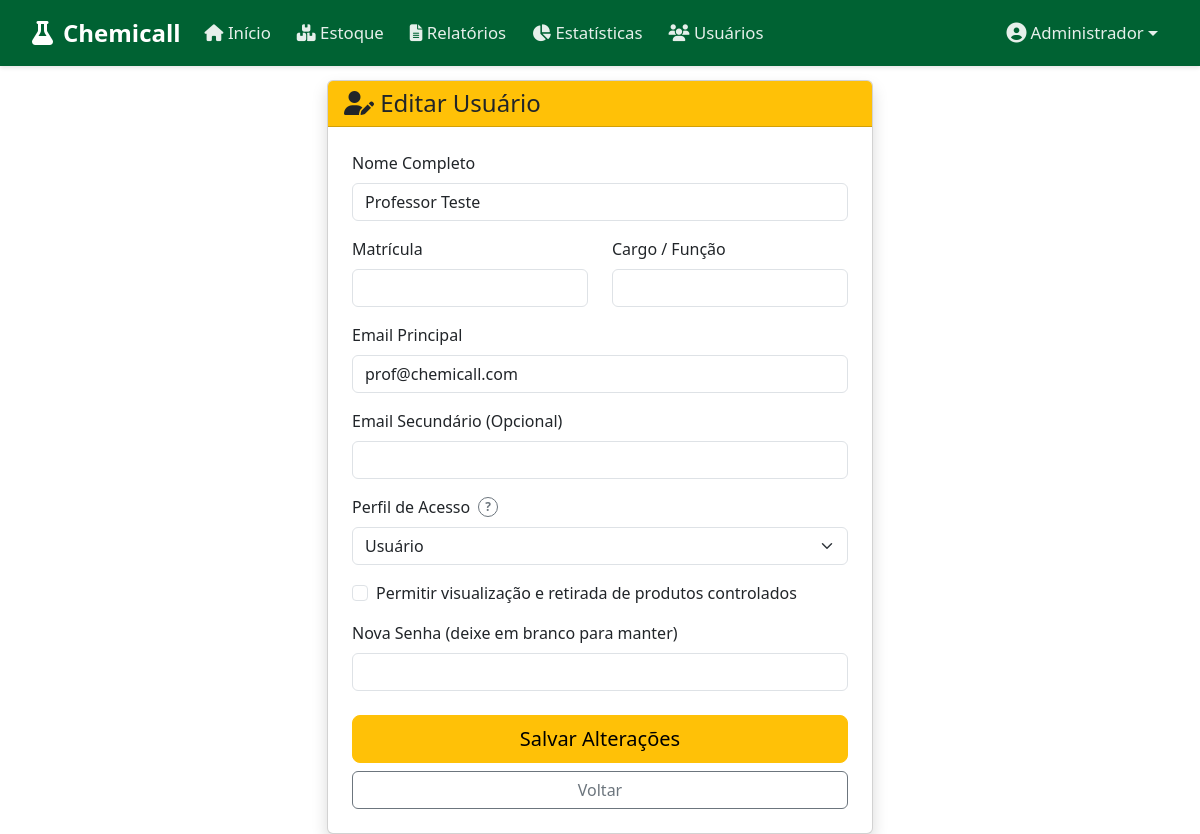
Screenshot of /src/telas/usuarios/editar.php?id=2 (signed in) with the database file from the repository.
### tables this page shows
CREATE TABLE funcionario (
    cod_funcionario INT AUTO_INCREMENT PRIMARY KEY,
    senha VARCHAR(255) NOT NULL,
    nome VARCHAR(100) NOT NULL,
    matricula VARCHAR(50) NULL,
    email VARCHAR(255) NOT NULL UNIQUE,
    email_secundario VARCHAR(255) NULL,
    tipo VARCHAR(20) DEFAULT 'user',
    status VARCHAR(20) NOT NULL DEFAULT 'ativo',
    cargo VARCHAR(100) NULL,
    acesso_controlados TINYINT(1) NOT NULL DEFAULT 0
);

### src/controllers/FuncionarioController.php (called while the page is built, shortened)
<?php
class FuncionarioController {
    private $conn;
    public function __construct($db) {
        $this->conn = $db;
    }
    public function buscarPorId($id) {
        try {
            $stmt = $this->conn->prepare("SELECT * FROM funcionario WHERE cod_funcionario = :id");
            $stmt->execute([':id' => $id]);
            return $stmt->fetch(PDO::FETCH_ASSOC);
        } catch (PDOException $e) {
            return false;
        }
    }
}
?>

### src/telas/usuarios/editar.php (the view, shortened to what this page needs)
<?php
require_once __DIR__ . '/../../controllers/AuthController.php';
require_once __DIR__ . '/../../controllers/FuncionarioController.php';
require_once __DIR__ . '/../../db/db_connection.php';
$controller = new FuncionarioController($conn);
$id = $_GET['id'] ?? null;
$usuario = null;
if ($id) {
    $usuario = $controller->buscarPorId($id);
} else {
    header('Location: index.php');
    exit();
}
?>
<!DOCTYPE html>
<html lang="pt-br">
<head>
    <link href="https://cdn.jsdelivr.net/npm/bootstrap@5.3.3/dist/css/bootstrap.min.css" rel="stylesheet">
    <link rel="stylesheet" href="https://cdnjs.cloudflare.com/ajax/libs/font-awesome/6.5.2/css/all.min.css">
</head>
<body>
    <?php include '../../componentes/header.php'; ?>
    <div class="container mt-5">
        <div class="row justify-content-center">
            <div class="col-md-8 col-lg-6">
                <div class="card shadow">
                    <div class="card-header bg-warning text-dark">
                        <h4 class="mb-0"><i class="fas fa-user-edit"></i> Editar Usuário</h4>
                    </div>
                    <div class="card-body p-4">
                        <form method="POST">
                            <div class="mb-3">
                                <label for="nome" class="form-label">Nome Completo</label>
                                <input type="text" class="form-control" id="nome" name="nome" required value="<?php echo htmlspecialchars($usuario['nome']); ?>">
                            </div>
                            <div class="row">
                                <div class="col-md-6 mb-3">
                                    <label for="matricula" class="form-label">Matrícula</label>
                                    <input type="text" class="form-control" id="matricula" name="matricula" required value="<?php echo htmlspecialchars($usuario['matricula'] ?? ''); ?>">
                                </div>
                                <div class="col-md-6 mb-3">
                                    <label for="cargo" class="form-label">Cargo / Função</label>
                                    <input type="text" class="form-control" id="cargo" name="cargo" required value="<?php echo htmlspecialchars($usuario['cargo'] ?? ''); ?>">
                                </div>
                            </div>
                            <div class="mb-3">
                                <label for="email" class="form-label">Email Principal</label>
                                <input type="email" class="form-control" id="email" name="email" required value="<?php echo htmlspecialchars($usuario['email']); ?>">
                            </div>
                            <div class="mb-3">
                                <label for="email_secundario" class="form-label">Email Secundário (Opcional)</label>
                                <input type="email" class="form-control" id="email_secundario" name="email_secundario" value="<?php echo htmlspecialchars($usuario['email_secundario'] ?? ''); ?>">
                            </div>
                            <div class="mb-3">
                                <label for="tipo" class="form-label d-flex align-items-center">
                                    Perfil de Acesso
                                    <button type="button" class="btn btn-sm btn-outline-secondary rounded-circle ms-2" data-bs-toggle="popover" data-bs-placement="right" data-bs-html="true" data-bs-title="Níveis de Permissão" data-bs-content="<strong>Administrador:</strong> Acesso total ao sistema, gerenciar usuários, gerenciar estoque e emitir relatórios.<br><br><strong>Gestor:</strong> Permissão para modificar o estoque (criar, editar, excluir produtos) e emitir relatórios.<br><br><strong>Usuário:</strong> Apenas visualizar o estoque e realizar retiradas (acesso a produtos controlados é opcional)." style="width: 20px; height: 20px; padding: 0; font-size: 0.75rem; line-height: 1; display: inline-flex; align-items: center; justify-content: center; font-weight: bold;">?</button>
                                </label>
                                <select class="form-select" id="tipo" name="tipo" required>
                                    <option value="user" <?php echo ($usuario['tipo'] === 'user' || $usuario['tipo'] === 'docente') ? 'selected' : ''; ?>>Usuário</option>
                                </select>
                            </div>
                            <div class="mb-3 form-check" id="div_controlados">
                                <input type="checkbox" class="form-check-input" id="acesso_controlados" name="acesso_controlados" value="1" <?php echo (isset($usuario['acesso_controlados']) && $usuario['acesso_controlados'] == 1) ? 'checked' : ''; ?>>
                                <label class="form-check-label" for="acesso_controlados">Permitir visualização e retirada de produtos controlados</label>
                            </div>
                            <div class="mb-4">
                                <label for="senha" class="form-label">Nova Senha (deixe em branco para manter)</label>
                                <input type="password" class="form-control" id="senha" name="senha">
                            </div>
                            <div class="d-grid gap-2">
                                <button type="submit" class="btn btn-warning btn-lg">Salvar Alterações</button>
                                <a href="index.php" class="btn btn-outline-secondary">Voltar</a>
                            </div>
                        </form>
                    </div>
                </div>
            </div>
        </div>
    </div>
</body>
</html>

### src/componentes/header.php (shortened to what this page needs)
<?php
require_once __DIR__ . '/../db/db_connection.php';
require_once __DIR__ . '/../controllers/FuncionarioController.php';
$userType = $_SESSION['user_type'] ?? 'docente';
$userId = $_SESSION['user_id'] ?? null;
$usuarioLogado = null;
if ($userId) {
    $funcionarioCtrl = new FuncionarioController($conn);
    $usuarioLogado = $funcionarioCtrl->buscarPorId($userId);
}
?>
<nav class="navbar navbar-expand-lg fixed-top">
    <div class="container-fluid">
        <a class="navbar-brand" href="../dashboard/index.php">
            <i class="fas fa-flask"></i> Chemicall
        </a>
        <div class="collapse navbar-collapse" id="navbarNav">
            <ul class="navbar-nav me-auto">
                <li class="nav-item">
                    <a class="nav-link" href="../dashboard/index.php">
                        <i class="fas fa-home"></i> Início
                    </a>
                </li>
                <li class="nav-item">
                    <a class="nav-link" href="../reagentes/index.php">
                        <i class="fas fa-boxes"></i> Estoque
                    </a>
                </li>
                <?php if ($userType === 'admin' || $userType === 'gestor'): ?>
                <li class="nav-item">
                    <a class="nav-link" href="../relatorio/relatorios.php">
                        <i class="fas fa-file-alt"></i> Relatórios
                    </a>
                </li>
                <li class="nav-item">
                    <a class="nav-link" href="../relatorio/estatisticas.php">
                        <i class="fas fa-chart-pie"></i> Estatísticas
                    </a>
                </li>
                <?php endif; ?>
                <?php if ($userType === 'admin'): ?>
                <li class="nav-item">
                    <a class="nav-link" href="../usuarios/index.php">
                        <i class="fas fa-users"></i> Usuários
                    </a>
                </li>
                <?php endif; ?>
            </ul>
            <div class="d-flex align-items-center">
                <div class="dropdown">
                    <a class="nav-link dropdown-toggle d-flex align-items-center text-white" href="#" role="button" data-bs-toggle="dropdown" aria-expanded="false" style="cursor: pointer; background: none; border: none; font-weight: 500; text-decoration: none;">
                        <i class="fas fa-user-circle me-1" style="font-size: 1.25rem;"></i>
                        <?php echo htmlspecialchars($usuarioLogado['nome'] ?? $_SESSION['user_name'] ?? 'Usuário'); ?>
                    </a>
                </div>
            </div>
        </div>
    </div>
</nav>

### src/componentes/header.php (style rules this page uses)
.navbar { background-color: #006233; padding: 10px 20px; box-shadow: 0 2px 4px rgba(0,0,0,0.1); }
.navbar-brand { color: white !important; font-weight: bold; font-size: 1.5rem; display: flex; align-items: center; gap: 10px; }
.navbar-nav .nav-link, .navbar .dropdown .dropdown-toggle { color: rgba(255,255,255,0.9) !important; font-size: 1.05rem; margin-right: 10px; transition: all 0.3s ease; }
.dropdown-toggle::after { vertical-align: middle; }

### rows the page displays
funcionario: nome "Administrador"
funcionario: nome "Professor Teste", email "prof@chemicall.com", tipo "Usuário"
